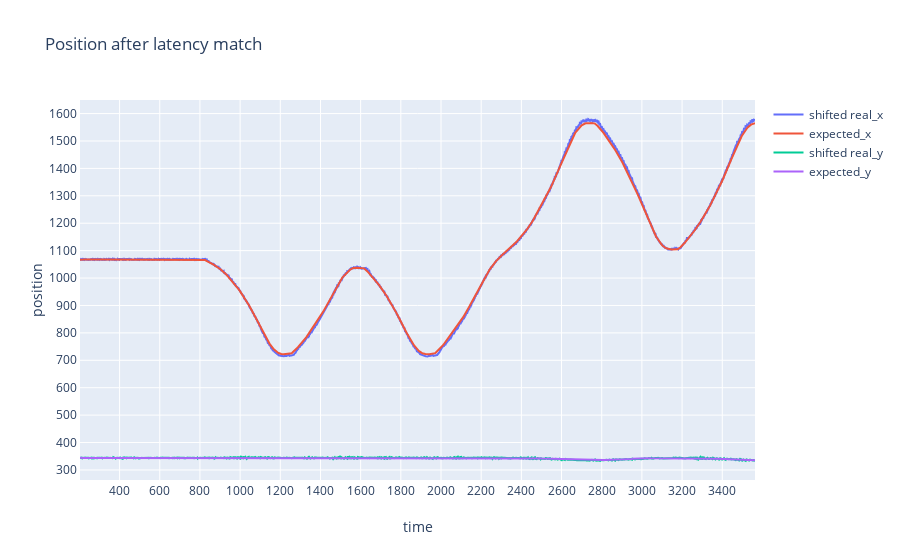

Notebook code cell kept with this figure:
### Code cell
# draw the diagramm after best match    
best_match_latency_x = np.argmin(diff_x_sums)
best_match_latency_y = np.argmin(diff_y_sums)
# best_match_latency = min(best_match_latency_x,best_match_latency_y)
range_of_diffx =abs( max(data_log['real_x'])-min(data_log['real_x']))
range_of_diffy =abs( max(data_log['real_y'])-min(data_log['real_y']))
if (range_of_diffx > range_of_diffy) :
    best_match_latency = best_match_latency_x
else:
    best_match_latency = best_match_latency_y
# temp selection for debug    
#best_match_latency = best_match_latency_x


print("best_match_latency_x = %f" %(best_match_latency_x) )
print("best_match_latency_y = %f" %(best_match_latency_y) )
print("chose best match latency = %f" %(best_match_latency) )

shifted_realx = data_log['real_x'].shift(-best_match_latency)
shifted_realx = shifted_realx[0:len_of_list]

shifted_realy = data_log['real_y'].shift(-best_match_latency)
shifted_realy = shifted_realy[0:len_of_list]
shifted_index = data_log['frame_id'].shift(-best_match_latency)
shifted_index = shifted_index[0:len_of_list]

p=[]
trace=go.Scatter(
        y= shifted_realx,
        x= shifted_index,
        name='shifted real_x'
    
    )
p.append(trace)

trace=go.Scatter(
        y= expected_x,
        x= shifted_index,
        name='expected_x'
    )
p.append(trace)

trace=go.Scatter(
        y= shifted_realy,
        x= shifted_index,
        name='shifted real_y'    
    )
p.append(trace)

trace=go.Scatter(
        y= expected_y,
        x= shifted_index,
        name='expected_y'
    )
p.append(trace)

layout.xaxis['title'] = 'time'
layout.yaxis['title'] = 'position'
layout.title= 'Position after latency match'
fig=go.Figure(
    data=p,
    layout=layout
)
iplot(fig)
if export_html:
    io.write_html(fig,include_plotlyjs='cdn', file=prefix+filename.replace('.csv','_')+layout.title.text.replace(' ','_')+'.html')

### Figure 1 — Plotly figure (JSON) as saved in the notebook; plotly's stock layout.template omitted (floating-point values rounded to 4 significant figures; data arrays with more than 128 entries replaced by an {"elided": "..."} marker saying what was removed)
{"data": [{"name": "shifted real_x", "type": "scatter", "x": {"elided": "2618 int values"}, "y": {"elided": "2618 float values"}}, {"name": "expected_x", "type": "scatter", "x": {"elided": "2618 int values"}, "y": {"elided": "2628 float values"}}, {"name": "shifted real_y", "type": "scatter", "x": {"elided": "2618 int values"}, "y": {"elided": "2618 float values"}}, {"name": "expected_y", "type": "scatter", "x": {"elided": "2618 int values"}, "y": {"elided": "2628 float values"}}], "layout": {"title": {"text": "Position after latency match"}, "xaxis": {"nticks": 20, "showgrid": true, "showline": true, "title": {"text": "time"}, "zeroline": true, "zerolinecolor": "#FF0000"}, "yaxis": {"nticks": 20, "showgrid": true, "showline": true, "title": {"text": "position"}, "zeroline": true, "zerolinecolor": "#FF0000"}}}
